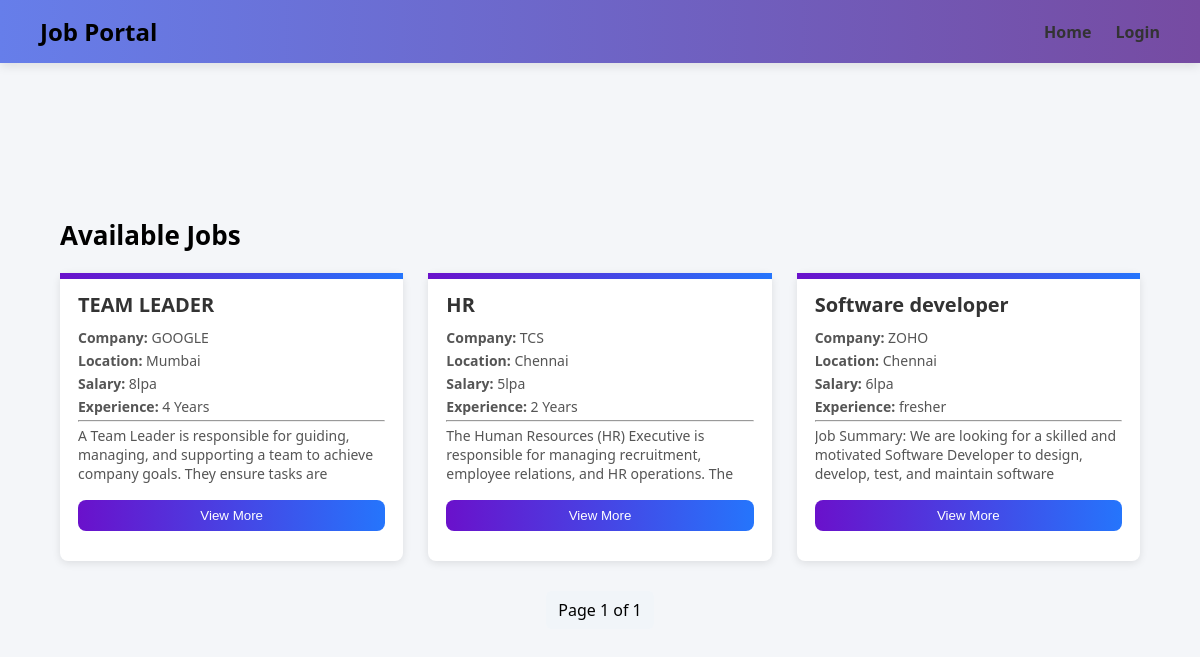
Before: / with the older database file.
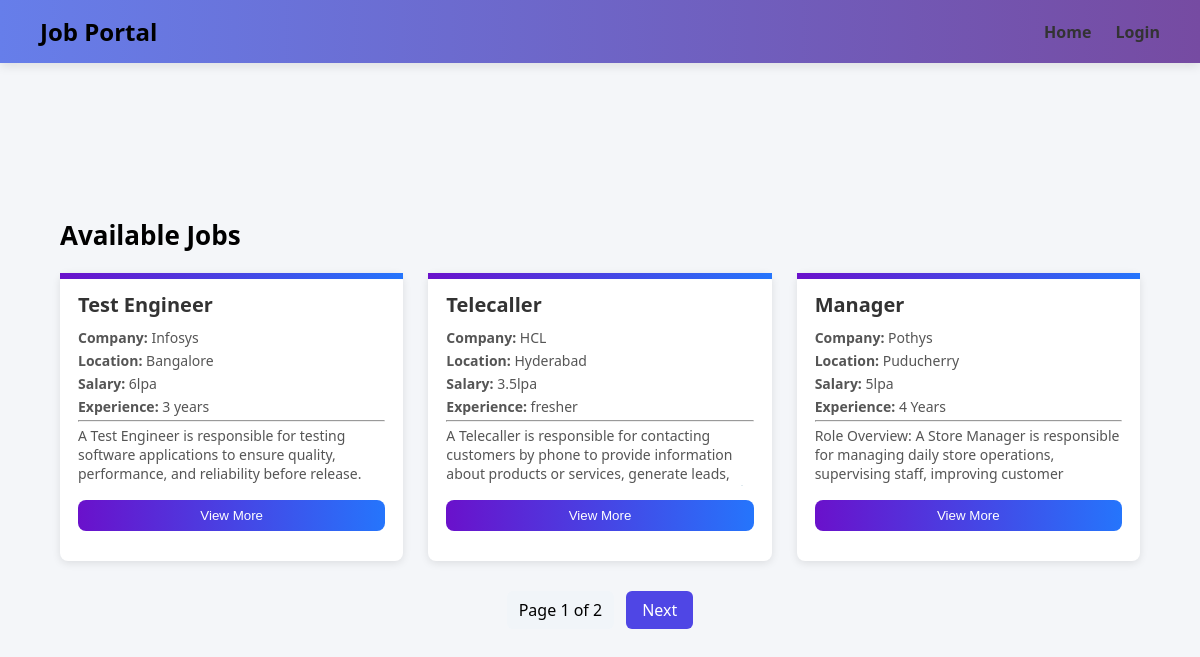
After: the same page with the newer database file.
### myapp/models.py (models this page shows, shortened)
class Job(models.Model):
    title = models.CharField(max_length=200)
    company = models.CharField(max_length=200)
    location = models.CharField(max_length=200)
    description = models.TextField()
    salary = models.CharField(max_length=100)
    experience = models.CharField(max_length=100)
    posted_by = models.ForeignKey(User, on_delete=models.CASCADE)

### myapp/views.py (the view)
# urls.py: 2. Add a URL to urlpatterns:  path('', views.home, name='home')
def home(request):
    jobs = Job.objects.all().order_by('-id')
    title = request.GET.get('title')
    location = request.GET.get('location')
    experience = request.GET.get('experience')
    salary = request.GET.get('salary')
    if title:
        jobs = jobs.filter(title__icontains=title)
    if location:
        jobs = jobs.filter(location__icontains=location)
    if experience:
        jobs = jobs.filter(experience__icontains=experience)
    if salary:
        jobs = jobs.filter(salary__icontains=salary)
    if request.user.is_authenticated and request.user.profile.role == 'seeker':
        applications = Application.objects.filter(applicant=request.user)
        apps_dict = {app.job_id: app for app in applications}
        for job in jobs:
            job.user_application = apps_dict.get(job.id)
    paginator = Paginator(jobs, 3)
    page_number = request.GET.get("page")
    jobs_page = paginator.get_page(page_number)
    return render(request, "home.html", {
        "jobs": jobs_page
    })

### myapp/templates/home.html (shortened to what this page needs)
{% extends 'base.html' %} {% block content %}
<div class="home-container">
  <h2 class="job-heading">Available Jobs</h2>
   {% if jobs %}
  <div class="job-list">
    {% for job in jobs %}
    <div class="job-card">
      <h3>{{ job.title }}</h3>
      <p><strong>Company:</strong> {{ job.company }}</p>
      <p><strong>Location:</strong> {{ job.location }}</p>
      <p><strong>Salary:</strong> {{ job.salary }}</p>
      <p><strong>Experience:</strong> {{ job.experience }}</p>
      <hr />
      <p class="job-description" id="desc-{{ job.pk }}">
        {{ job.description }}
      </p>
      <button
        class="view-btn"
        onclick="toggleDescription('{{ job.pk }}', this)"
      >
        View More
      </button>
    </div>
    {% endfor %}
  </div>
  <div class="pagination">
    <span> Page {{ jobs.number }} of {{ jobs.paginator.num_pages }} </span>
    {% if jobs.has_next %}
    <a href="?page={{ jobs.next_page_number }}">Next</a>
    {% endif %}
  </div>
  {% else %}
  <div class="no-jobs">
    <h3>No jobs available yet</h3>
  </div>
  {% endif %}
</div>
{% endblock %}

### myapp/templates/base.html (shortened to what this page needs)
{% load static %}
<!doctype html>
<html>
  <head>
    <link rel="stylesheet" href="{% static 'css/style.css' %}" />
  </head>
  <body>
    <nav>
      <h1>Job Portal</h1>
      <div class="nav-links">
        <a href="/">Home</a>
         {% if user.is_authenticated %}
        <a href="{% url 'logout' %}">Logout</a>
        {% else %}
        <a href="{% url 'login' %}">Login</a>
        {% endif %}
      </div>
    </nav>
    <div class="container">{% block content %}{% endblock %}</div>
  </body>
</html>

### myapp/static/css/style.css (style rules this page uses)
* { margin:0; padding:0; box-sizing:border-box; }
body { background:#f4f6f9; font-family:"Segoe UI",sans-serif; }
nav { background:linear-gradient(to right,#667eea,#764ba2); padding:15px 40px; display:flex; justify-content:space-between; align-items:center; box-shadow:0 3px 10px rgba(0,0,0,0.1); }
nav h1 { margin:0; }
.nav-links a { text-decoration:none; color:#333; margin-left:20px; font-weight:bold; }
.container { height:calc(100vh - 80px); display:flex; justify-content:center; align-items:center; }
button { width:100%; padding:12px; background:#667eea; color:white; border:none; border-radius:8px; cursor:pointer; }
.home-container { width:90%; max-width:1100px; margin:auto; }
.job-heading { font-size:26px; font-weight:bold; margin-bottom:20px; }
.job-list { display:flex; flex-wrap:wrap; gap:25px; align-items:flex-start; }
.job-card { flex:1 1 calc(33.33% - 18px); background:white; padding:18px; border-radius:8px; box-shadow:0 2px 8px rgba(0,0,0,0.1); position:relative; }
.job-card::before { content:""; position:absolute; top:0; left:0; height:6px; width:100%; background:linear-gradient(to right,#6a11cb,#2575fc); }
.job-card h3 { font-size:20px; margin-bottom:10px; color:#333; }
.job-card p { font-size:14px; margin:4px 0; color:#555; }
.job-description { max-height:60px; overflow:hidden; transition:max-height 0.3s ease; }
.view-btn { margin-top:10px; width:100%; padding:8px; border-radius:8px; border:none; background:linear-gradient(to right,#6a11cb,#2575fc); color:white; cursor:pointer; }
.view-btn { background: linear-gradient(90deg,#6a11cb,#2575fc); }
.pagination { display:flex; justify-content:center; align-items:center; gap:12px; margin-top:30px; }
.pagination a { padding:8px 16px; background:#4f46e5; color:white; text-decoration:none; border-radius:6px; }
.pagination span { padding:8px 12px; background:#f1f5f9; border-radius:6px; font-weight:500; }

Changed rows visible on the page:
no longer on this page (row edited): Job: title "TEAM LEADER", company "GOOGLE", location "Mumbai", salary "8lpa", experience "4 Years", description "A Team Leader is responsible for guiding, managing, and supporting a team to achieve company goals. They ensure tasks are…"
no longer on this page (row edited): Job: title "HR", company "TCS", location "Chennai", salary "5lpa", experience "2 Years", description "The Human Resources (HR) Executive is responsible for managing recruitment, employee relations, and HR operations. The…"
removed Job: title "Software developer", company "ZOHO", location "Chennai", salary "6lpa", experience "fresher", description "Job Summary: We are looking for a skilled and motivated Software Developer to design, develop, test, and maintain software…"
added Job: title "Test Engineer", company "Infosys", location "Bangalore", salary "6lpa", experience "3 years", description "A Test Engineer is responsible for testing software applications to ensure quality, performance, and reliability before release.…"
added Job: title "Telecaller", company "HCL", location "Hyderabad", salary "3.5lpa", experience "fresher", description "A Telecaller is responsible for contacting customers by phone to provide information about products or services, generate leads,…"
added Job: title "Manager", company "Pothys", location "Puducherry", salary "5lpa", experience "4 Years", description "Role Overview: A Store Manager is responsible for managing daily store operations, supervising staff, improving customer…"
Other visible differences:
{{ jobs.paginator.num_pages }}: "1" → "2"
text now shown: "Next"
